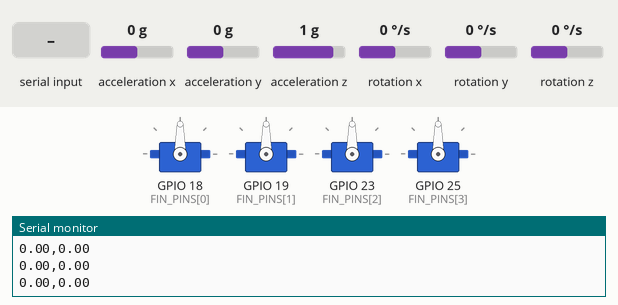
Recording of a sketch running on a simulated ESP32. On the bench: 4 × servo, the last lines printed to the serial monitor. Wiring (inferred from the names in the program): MPU-6050 motion sensor at I2C address 0x68. The test bench sets the inputs (shaded band); at power-on: rotation x 0 °/s, acceleration x 0 g, acceleration y 0 g, acceleration z 1 g, rotation y 0 °/s, rotation z 0 °/s.

Above: at 5.3 s.
5.4 s: "s\n" received over Serial
At 5.6 s:
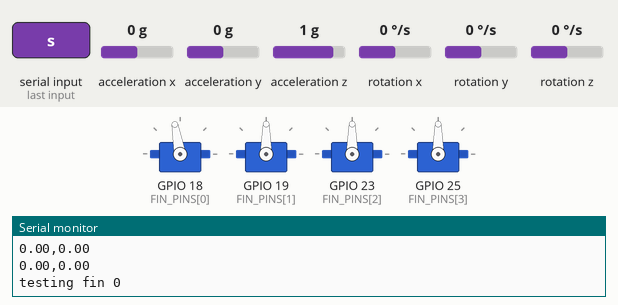
8.4 s: rotation x set to -192 °/s
At 10.1 s:
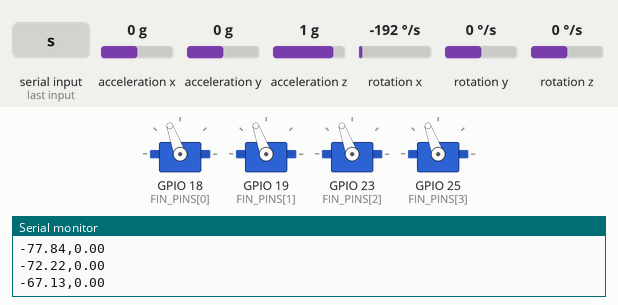
11.3 s: rotation x set to 100 °/s
At 12.4 s:
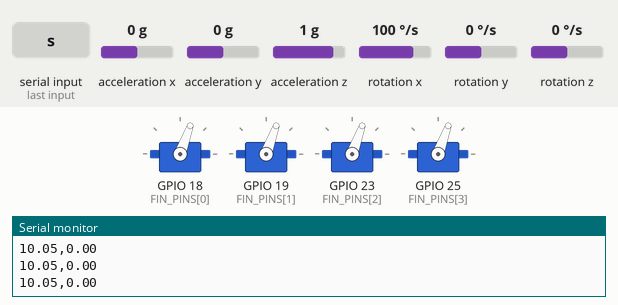
12.8 s: "s\n" received over Serial
At 13.0 s:
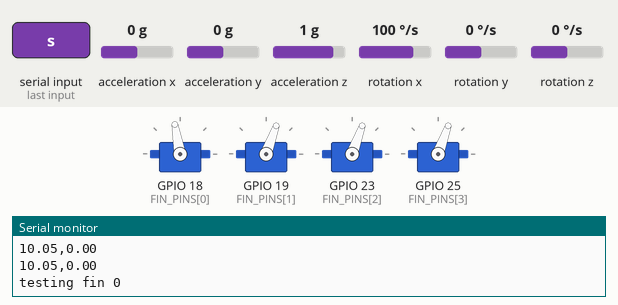
15.8 s: rotation x set to -100 °/s
At 18.1 s:
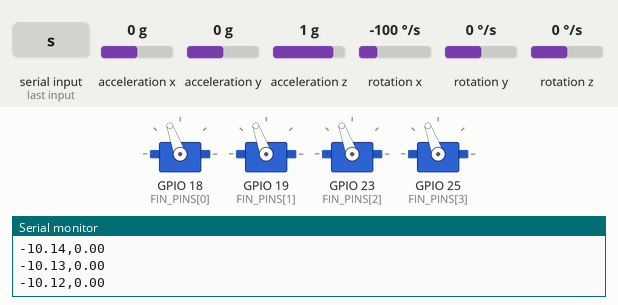
18.7 s: rotation x set to 0 °/s
At 19.3 s:
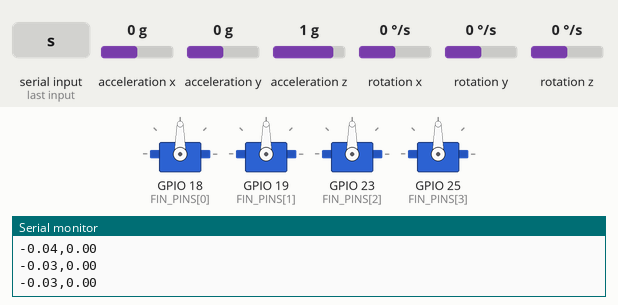
Timing chart, 0 to 21.2 s (numbered marks = the images above; inputs shaded):
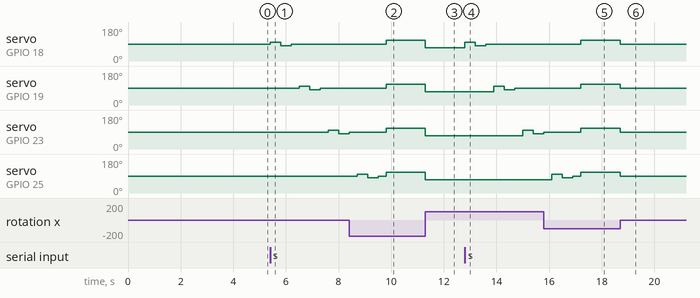

The sketch:

fins.ino
```cpp
#include <Wire.h>
#include <ESP32Servo.h>   // Library Manager: "ESP32Servo"

// ---------- MPU-6050 ----------
#define MPU6050_ADDR 0x68
#define PWR_MGMT_1   0x6B
#define GYRO_CONFIG  0x1B
#define ACCEL_CONFIG 0x1C
#define ACCEL_XOUT_H 0x3B

const float GYRO_LSB   = 65.5;     // LSB per deg/s at ±500 deg/s
const float ACCEL_LSB  = 4096.0;   // LSB per g at ±8 g


// ---------- Fins ----------
const int NUM_FINS       = 4;
const int FIN_PINS[NUM_FINS] = {18, 19, 23, 25};
const int FIN_NEUTRAL    = 90;     // servo angle for a centered fin
const float FIN_LIMIT    = 20.0;   // max deflection in degrees

// Calibration values: change these after the calibration steps below
int trim[NUM_FINS] = {0, 0, 0, 0};  // degrees added to neutral (fixes a crooked fin)
int dir[NUM_FINS]  = {1, 1, 1, 1};  // +1 or -1 (fixes a fin that deflects the wrong way)

// ---------- Control ----------
const float KD = 0.4;               // rate gain, start small
const unsigned long LOOP_US = 2000; // 500 Hz

// ---------- State ----------
Servo fins[NUM_FINS];
float gyroBiasX = 0, gyroBiasY = 0;
float roll = 0, pitch = 0;
unsigned long lastUs = 0;
unsigned int printCounter = 0;

void readRegisters(uint8_t reg, uint8_t count, uint8_t *dest) {
  Wire.beginTransmission(MPU6050_ADDR);
  Wire.write(reg);
  Wire.endTransmission(false);
  Wire.requestFrom(MPU6050_ADDR, count);
  for (uint8_t i = 0; i < count; i++) {
    dest[i] = Wire.read();
  }
}

void writeRegister(uint8_t reg, uint8_t data) {
  Wire.beginTransmission(MPU6050_ADDR);
  Wire.write(reg);
  Wire.write(data);
  Wire.endTransmission();
}

void calibrateGyro() {
  const int N = 1000;
  long sumX = 0, sumY = 0;
  uint8_t buf[14];
  for (int i = 0; i < N; i++) {
    readRegisters(ACCEL_XOUT_H, 14, buf);
    sumX += (int16_t)(buf[8]  << 8 | buf[9]);
    sumY += (int16_t)(buf[10] << 8 | buf[11]);
    delay(2);
  }
  gyroBiasX = sumX / (float)N;
  gyroBiasY = sumY / (float)N;
}

// Move one fin to a given angle, applying its trim and direction
void setFin(int i, float cmd) {
  float angle = FIN_NEUTRAL + trim[i] + dir[i] * cmd;
  angle = constrain(angle, 10, 170);  // safety margin from servo stops
  fins[i].write((int)angle);
}

// ---------- Serial calibration commands ----------
// "t <fin> <deg>" set trim for one fin (-20 to 20)
// "p"             print current trim and direction values
// "s"             sweep each fin on its own (bench only)
void handleSerial() {
  if (!Serial.available()) return;
  String line = Serial.readStringUntil('\n');
  line.trim();

  if (line.startsWith("t ")) {
    int id, val;
    if (sscanf(line.c_str(), "t %d %d", &id, &val) == 2 && id >= 0 && id < NUM_FINS) {
      trim[id] = constrain(val, -20, 20);
      setFin(id, 0);
      Serial.print("trim fin "); Serial.print(id);
      Serial.print(" = "); Serial.println(trim[id]);
    }
  } else if (line == "p") {
    for (int i = 0; i < NUM_FINS; i++) {
      Serial.print("fin "); Serial.print(i);
      Serial.print(" trim "); Serial.print(trim[i]);
      Serial.print(" dir "); Serial.println(dir[i]);
    }
  } else if (line == "s") {
    sweepTest();
  }
}

void sweepTest() {
  for (int i = 0; i < NUM_FINS; i++) {
    Serial.print("testing fin "); Serial.println(i);
    setFin(i, 10);  delay(400);
    setFin(i, -10); delay(400);
    setFin(i, 0);   delay(300);
  }
  Serial.println("sweep done");
}

void setup() {
  Serial.begin(115200);
  delay(500);

  Wire.begin(21, 22);
  Wire.setClock(400000);

  writeRegister(PWR_MGMT_1, 0x00);
  delay(100);
  writeRegister(GYRO_CONFIG, 0x08);
  writeRegister(ACCEL_CONFIG, 0x10);

  for (int i = 0; i < NUM_FINS; i++) {
    fins[i].attach(FIN_PINS[i], 500, 2400);
    setFin(i, 0);
  }

  calibrateGyro();   // keep the rocket still for about 2 seconds
  lastUs = micros();
  Serial.println("ready");
}

void loop() {
  handleSerial();

  unsigned long now = micros();
  if (now - lastUs < LOOP_US) return;
  float dt = (now - lastUs) / 1000000.0;
  lastUs = now;

  uint8_t buf[14];
  readRegisters(ACCEL_XOUT_H, 14, buf);

  float accX = (int16_t)(buf[0] << 8 | buf[1]) / ACCEL_LSB;
  float accY = (int16_t)(buf[2] << 8 | buf[3]) / ACCEL_LSB;
  float accZ = (int16_t)(buf[4] << 8 | buf[5]) / ACCEL_LSB;

  float gyroX = ((int16_t)(buf[8]  << 8 | buf[9])  - gyroBiasX) / GYRO_LSB;
  float gyroY = ((int16_t)(buf[10] << 8 | buf[11]) - gyroBiasY) / GYRO_LSB;

  float accMag   = sqrt(accX * accX + accY * accY + accZ * accZ);
  float accRoll  = atan2(accY, accZ) * RAD_TO_DEG;
  float accPitch = atan2(-accX, sqrt(accY * accY + accZ * accZ)) * RAD_TO_DEG;
  float alpha = (fabs(accMag - 1.0) < 0.1) ? 0.02 : 0.0;

  roll  = (1.0 - alpha) * (roll  + gyroX * dt) + alpha * accRoll;
  pitch = (1.0 - alpha) * (pitch + gyroY * dt) + alpha * accPitch;

  // Roll damping: all four fins get the same command, with per-fin direction
  float cmd = constrain(-KD * gyroX, -FIN_LIMIT, FIN_LIMIT);
  for (int i = 0; i < NUM_FINS; i++) {
    setFin(i, cmd);
  }

  // Telemetry for the Processing viewer (no commas in other messages)
  if (++printCounter % 5 == 0) {
    Serial.print(roll, 2);
    Serial.print(",");
    Serial.println(pitch, 2);
  }
}
```

Measured:
- after the input at 5.4 s, servo on GPIO 18 (FIN_PINS[0]): 90° → 100° at once, → 80° 0.40 s later, → 90° 0.40 s later; servo on GPIO 19 (FIN_PINS[1]): 90° → 100° after 1.1 s, → 80° 0.40 s later, → 90° 0.40 s later; servo on GPIO 23 (FIN_PINS[2]): 90° → 100° after 2.2 s, → 80° 0.40 s later
- after the input at 8.4 s, servo on GPIO 18 (FIN_PINS[0]), servo on GPIO 19 (FIN_PINS[1]): 90° → 110° after 1.4 s
- after the input at 11.3 s, servo on GPIO 18 (FIN_PINS[0]), servo on GPIO 19 (FIN_PINS[1]), servo on GPIO 23 (FIN_PINS[2]), servo on GPIO 25 (FIN_PINS[3]): 110° → 70° at once
- after the input at 12.8 s, servo on GPIO 18 (FIN_PINS[0]): 70° → 100° at once, → 80° 0.40 s later, → 90° 0.40 s later; servo on GPIO 19 (FIN_PINS[1]): 70° → 100° after 1.1 s, → 80° 0.40 s later, → 90° 0.40 s later; servo on GPIO 23 (FIN_PINS[2]): 70° → 100° after 2.2 s, → 80° 0.40 s later
- after the input at 15.8 s, servo on GPIO 18 (FIN_PINS[0]), servo on GPIO 19 (FIN_PINS[1]): 90° → 110° after 1.4 s
- after the input at 18.7 s, servo on GPIO 18 (FIN_PINS[0]), servo on GPIO 19 (FIN_PINS[1]), servo on GPIO 23 (FIN_PINS[2]), servo on GPIO 25 (FIN_PINS[3]): 110° → 90° at once
